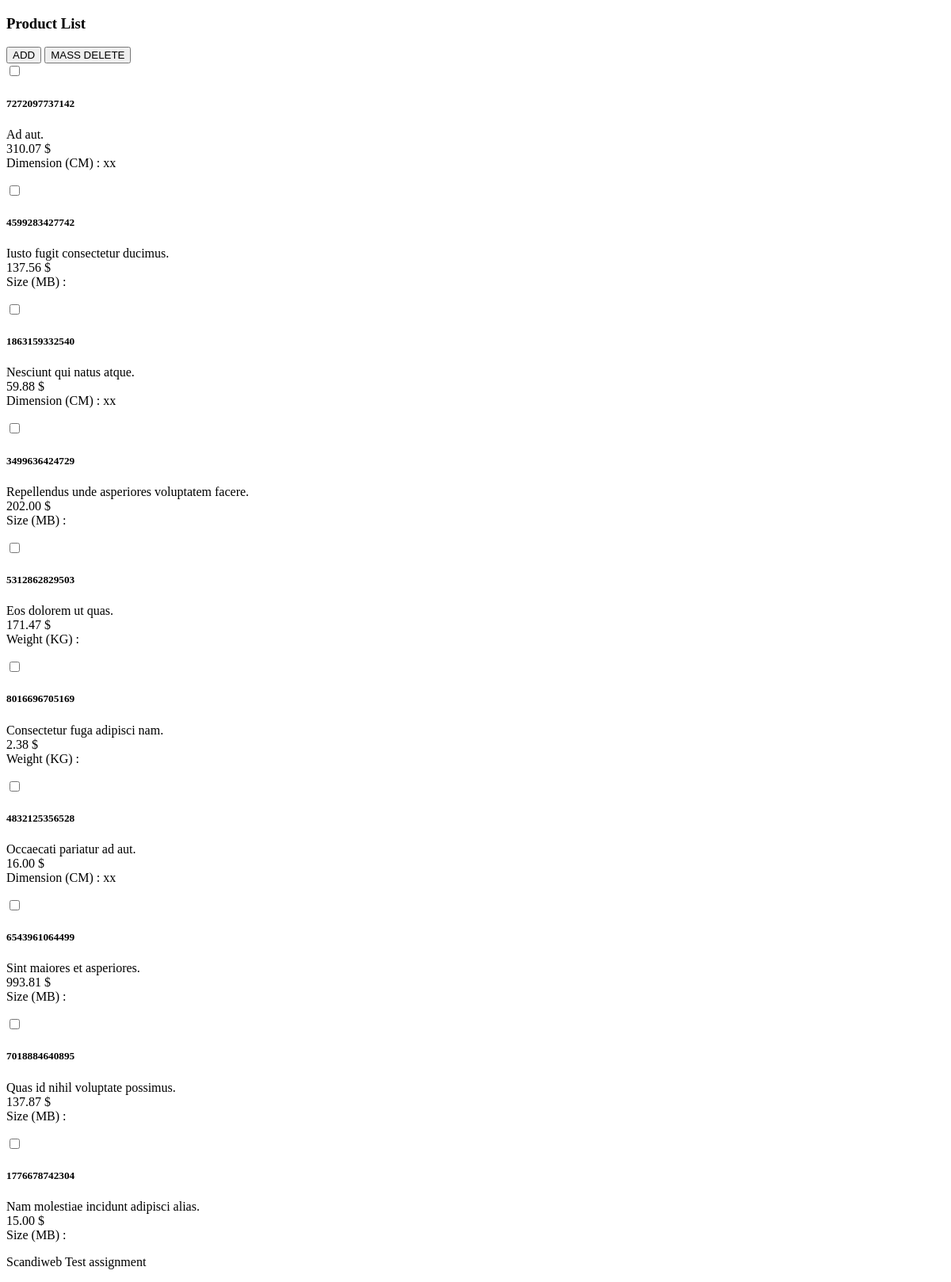
Before: / with the older database file.
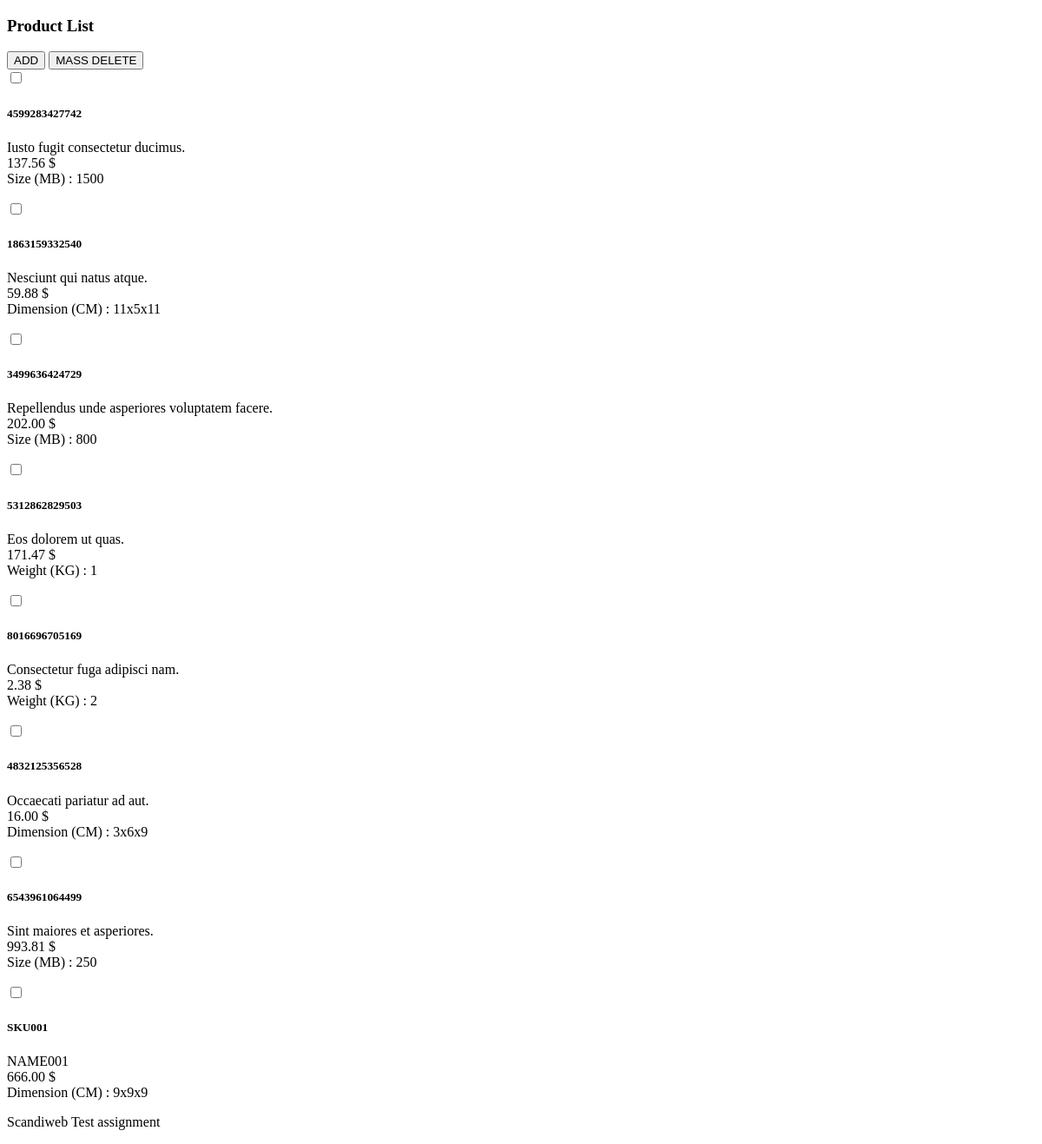
After: the same page with the newer database file.
### tables this page shows
CREATE TABLE `product` (
  `ID` bigint(20) NOT NULL AUTO_INCREMENT,
  `product_sku` varchar(255) NOT NULL,
  `product_name` varchar(255) NOT NULL,
  `product_price` float(50,2) NOT NULL,
  `product_type` int(3) NOT NULL,
  `product_size` varchar(255) DEFAULT NULL,
  `product_weight` varchar(255) DEFAULT NULL,
  `product_height` varchar(255) DEFAULT NULL,
  `product_width` varchar(255) DEFAULT NULL,
  `product_length` varchar(255) DEFAULT NULL,
  PRIMARY KEY (`ID`)
);

### index.php (called while the page is built, shortened)
<?php
require_once('class/database.php');
require_once('class/product.php');
$db                   = new Database();
$dvd                  = new DVD($db);
$book                 = new Book($db);
$furniture            = new Furniture($db);
$product['DVD']       = $dvd->showProduct();
$product['Book']      = $book->showProduct();
$product['Furniture'] = $furniture->showProduct();
$productList = array_merge($product['DVD'], $product['Book'], $product['Furniture']);
$columns     = array_column($productList, 'ID');
array_multisort($columns, SORT_ASC, $productList);
require_once('view/include/head.php');
require_once('view/layout/index.php');
require_once('view/include/footer.php');

### class/product.php (called while the page is built, shortened)
<?php
class Product
{
	public function __construct($_db)
	{
		$this->db = $_db;
	}
}
class DVD extends Product
{
	public function showProduct()
	{
		$conditions  = array(
			'select' => 'ID, product_sku, product_name, product_price, product_type, product_size',
			'where' => array(
				'product_type' => '1'
			)
		);
		$rows = $this->db->tbSelect('product', $conditions);
		foreach ($rows as $key => $row) {
			$rows[$key]['product_attribute'] = 'Size (MB) : ' . $row['product_size'];
		}
		return $rows;
	}
}
class Book extends Product
{
	public function showProduct()
	{
		$conditions  = array(
			'select' => 'ID, product_sku, product_name, product_price, product_type, product_weight',
			'where' => array(
				'product_type' => '2'
			)
		);
		$rows = $this->db->tbSelect('product', $conditions);
		foreach ($rows as $key => $row) {
			$rows[$key]['product_attribute'] = 'Weight (KG) : ' . $row['product_weight'];
		}
		return $rows;
	}
}
class Furniture extends Product
{
	public function showProduct()
	{
		$conditions  = array(
			'select' => 'ID, product_sku, product_name, product_price, product_type, product_height, product_width, product_length',
			'where'  => array(
				'product_type' => '3'
			)
		);
		$rows = $this->db->tbSelect('product', $conditions);
		foreach ($rows as $key => $row) {
			$rows[$key]['product_attribute'] = 'Dimension (CM) : ' . $row['product_height'] . 'x' . $row['product_width'] . 'x' . $row['product_length'];
		}
		return $rows;
	}
}

### class/database.php (called while the page is built, shortened)
<?php
class Database
{
	public function __construct()
	{
		try
		{
			$conn = new PDO('mysql:host=' . _DB_HOST__ . ';dbname=' . _DB_TBL__, _DB_USER__, _DB_PASS__);
			$conn->setAttribute(PDO::ATTR_ERRMODE, PDO::ERRMODE_EXCEPTION);
			$conn->setAttribute(PDO::ATTR_DEFAULT_FETCH_MODE, PDO::FETCH_ASSOC);
			$this->db = $conn;
		}
		catch(Exception $e)
		{
			throw new Exception($e->getMessage());
		}
	}
	public function tbSelect($table, $conditions = array())
	{
		$sql  = 'SELECT ';
		$sql .= array_key_exists('select', $conditions) ? $conditions['select'] : '*';
		$sql .= ' FROM ' . $table;
		if (array_key_exists('where', $conditions))
		{
			$sql .= ' WHERE ';
			$i = 0;
			foreach ($conditions['where'] as $key => $value)
			{
				$pre  = ($i > 0) ? ' AND ' : '';
				$sql .= $pre . $key . ' = \'' . $value . '\'';
				$i++;
			}
		}
		$query = $this->db->prepare($sql);
		$query->execute();
		if (array_key_exists('return_type', $conditions) && $conditions['return_type'] != 'all')
		{
			switch ($conditions['return_type'])
			{
				case 'count':
					$data = $query->rowCount();
					break;
				case 'single':
					$data = $query->fetch(PDO::FETCH_ASSOC);
					break;
				default:
					$data = '';
			}
		}
		else
		{
			if ($query->rowCount() > 0)
			{
				$data = $query->fetchAll();
			}
		}
		return ! empty($data) ? $data : false;
	}
}

### view/layout/index.php (the view)
<form method="post" action="action-product.php?action_type=delete_multi" name="product_delete" id="product_delete">
<header class="d-flex flex-wrap align-items-center justify-content-center justify-content-md-between py-3 mb-4 border-bottom">
	<h3>Product List</h3>
	<div class="col-md-3 text-end">
		<button type="button" class="btn btn-primary" onclick="window.location.href='add-product.php';">
			ADD
		</button>
		<button type="submit" class="btn btn-danger" form="product_delete" name="delete-product-btn" id="delete-product-btn">
			MASS DELETE
		</button>
	</div>
</header>
<?php if ( ! empty($productList)) { ?>
<div class="row row-cols-4 g-4">
	<?php foreach ($productList as $row) { ?>
	<div class="col">
		<div class="card text-center">
			<div class="card-body">
				<label class="w-100">
					<div class="text-start">
						<input type="checkbox" class="form-check-input flex-shrink-0 delete-checkbox" name="product_chk[<?php echo $row['ID']; ?>]" id="product_chk_<?php echo $row['ID']; ?>" value="<?php echo $row['ID']; ?>">
					</div>
					<h5 class="card-title"><?php echo $row['product_sku']; ?></h5>
					<p class="card-text">
						<?php echo $row['product_name']; ?><br />
						<?php echo $row['product_price']; ?> $<br />
						<?php echo $row['product_attribute']; ?>
					</p>
				</label>
			</div>
		</div>
	</div>
	<?php } ?>
</div>
</form>
<?php } ?>

### view/include/head.php (shortened to what this page needs)
<!doctype html>
<html lang="en">
<head>
</head>
<body>
<div class="container">

### view/include/footer.php (shortened to what this page needs)
	<footer class="py-3 my-4">
		<p class="text-center text-muted border-top pt-3">Scandiweb Test assignment</p>
	</footer>
</div>
</body>
</html>

Changed rows visible on the page:
removed product: product_sku "7272097737142", product_name "Ad aut.", product_price "310.07", product_attribute "Dimension (CM) : xx"
removed product: product_sku "7018884640895", product_name "Quas id nihil voluptate possimus.", product_price "137.87", product_attribute "Size (MB) :"
removed product: product_sku "1776678742304", product_name "Nam molestiae incidunt adipisci alias.", product_price "15.00", product_attribute "Size (MB) :"
changed product "Iusto fugit consectetur ducimus.": product_attribute "Size (MB) :" → "Size (MB) : 1500"
changed product "Nesciunt qui natus atque.": product_attribute "Dimension (CM) : xx" → "Dimension (CM) : 11x5x11"
changed product "Repellendus unde asperiores voluptatem facere.": product_attribute "Size (MB) :" → "Size (MB) : 800"
changed product "Eos dolorem ut quas.": product_attribute "Weight (KG) :" → "Weight (KG) : 1"
changed product "Consectetur fuga adipisci nam.": product_attribute "Weight (KG) :" → "Weight (KG) : 2"
changed product "Occaecati pariatur ad aut.": product_attribute "Dimension (CM) : xx" → "Dimension (CM) : 3x6x9"
changed product "Sint maiores et asperiores.": product_attribute "Size (MB) :" → "Size (MB) : 250"
added product: product_sku "SKU001", product_name "NAME001", product_price "666.00", product_attribute "Dimension (CM) : 9x9x9"
